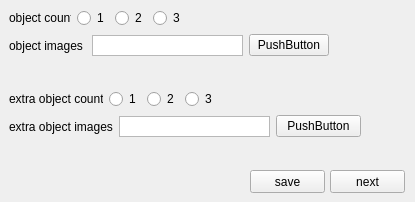
<?xml version="1.0" encoding="UTF-8"?>
<ui version="4.0">
 <class>Form</class>
 <widget class="QWidget" name="Form">
  <property name="geometry">
   <rect>
    <x>0</x>
    <y>0</y>
    <width>415</width>
    <height>202</height>
   </rect>
  </property>
  <property name="windowTitle">
   <string>codMarble</string>
  </property>
  <widget class="QWidget" name="horizontalLayoutWidget">
   <property name="geometry">
    <rect>
     <x>9</x>
     <y>33</y>
     <width>320</width>
     <height>25</height>
    </rect>
   </property>
   <layout class="QHBoxLayout" name="horizontalLayout">
    <property name="sizeConstraint">
     <enum>QLayout::SetDefaultConstraint</enum>
    </property>
    <item>
     <widget class="QLabel" name="label_3">
      <property name="text">
       <string>object images</string>
      </property>
     </widget>
    </item>
    <item>
     <widget class="QTextEdit" name="textEdit">
      <property name="maximumSize">
       <size>
        <width>151</width>
        <height>21</height>
       </size>
      </property>
      <property name="verticalScrollBarPolicy">
       <enum>Qt::ScrollBarAlwaysOff</enum>
      </property>
     </widget>
    </item>
    <item>
     <widget class="QPushButton" name="pushButton">
      <property name="text">
       <string>PushButton</string>
      </property>
     </widget>
    </item>
   </layout>
  </widget>
  <widget class="QPushButton" name="pushButton_2">
   <property name="geometry">
    <rect>
     <x>330</x>
     <y>170</y>
     <width>75</width>
     <height>23</height>
    </rect>
   </property>
   <property name="text">
    <string>next</string>
   </property>
  </widget>
  <widget class="QWidget" name="horizontalLayoutWidget_2">
   <property name="geometry">
    <rect>
     <x>9</x>
     <y>9</y>
     <width>176</width>
     <height>18</height>
    </rect>
   </property>
   <layout class="QHBoxLayout" name="horizontalLayout_2">
    <item>
     <widget class="QLabel" name="label">
      <property name="text">
       <string>object count</string>
      </property>
     </widget>
    </item>
    <item>
     <widget class="QRadioButton" name="radioButton">
      <property name="text">
       <string>1</string>
      </property>
     </widget>
    </item>
    <item>
     <widget class="QRadioButton" name="radioButton_2">
      <property name="text">
       <string>2</string>
      </property>
     </widget>
    </item>
    <item>
     <widget class="QRadioButton" name="radioButton_3">
      <property name="text">
       <string>3</string>
      </property>
     </widget>
    </item>
   </layout>
  </widget>
  <widget class="QWidget" name="horizontalLayoutWidget_3">
   <property name="geometry">
    <rect>
     <x>9</x>
     <y>90</y>
     <width>208</width>
     <height>18</height>
    </rect>
   </property>
   <layout class="QHBoxLayout" name="horizontalLayout_5">
    <item>
     <widget class="QLabel" name="label_5">
      <property name="text">
       <string>extra object count</string>
      </property>
     </widget>
    </item>
    <item>
     <widget class="QRadioButton" name="radioButton_7">
      <property name="text">
       <string>1</string>
      </property>
     </widget>
    </item>
    <item>
     <widget class="QRadioButton" name="radioButton_8">
      <property name="text">
       <string>2</string>
      </property>
     </widget>
    </item>
    <item>
     <widget class="QRadioButton" name="radioButton_9">
      <property name="text">
       <string>3</string>
      </property>
     </widget>
    </item>
   </layout>
  </widget>
  <widget class="QWidget" name="horizontalLayoutWidget_4">
   <property name="geometry">
    <rect>
     <x>9</x>
     <y>114</y>
     <width>352</width>
     <height>25</height>
    </rect>
   </property>
   <layout class="QHBoxLayout" name="horizontalLayout_6">
    <property name="sizeConstraint">
     <enum>QLayout::SetDefaultConstraint</enum>
    </property>
    <item>
     <widget class="QLabel" name="label_6">
      <property name="text">
       <string>extra object images</string>
      </property>
     </widget>
    </item>
    <item>
     <widget class="QTextEdit" name="textEdit_3">
      <property name="maximumSize">
       <size>
        <width>151</width>
        <height>21</height>
       </size>
      </property>
      <property name="verticalScrollBarPolicy">
       <enum>Qt::ScrollBarAlwaysOff</enum>
      </property>
     </widget>
    </item>
    <item>
     <widget class="QPushButton" name="pushButton_4">
      <property name="text">
       <string>PushButton</string>
      </property>
     </widget>
    </item>
   </layout>
  </widget>
  <widget class="QPushButton" name="pushButton_5">
   <property name="geometry">
    <rect>
     <x>250</x>
     <y>170</y>
     <width>75</width>
     <height>23</height>
    </rect>
   </property>
   <property name="text">
    <string>save</string>
   </property>
  </widget>
 </widget>
 <resources/>
 <connections/>
</ui>
